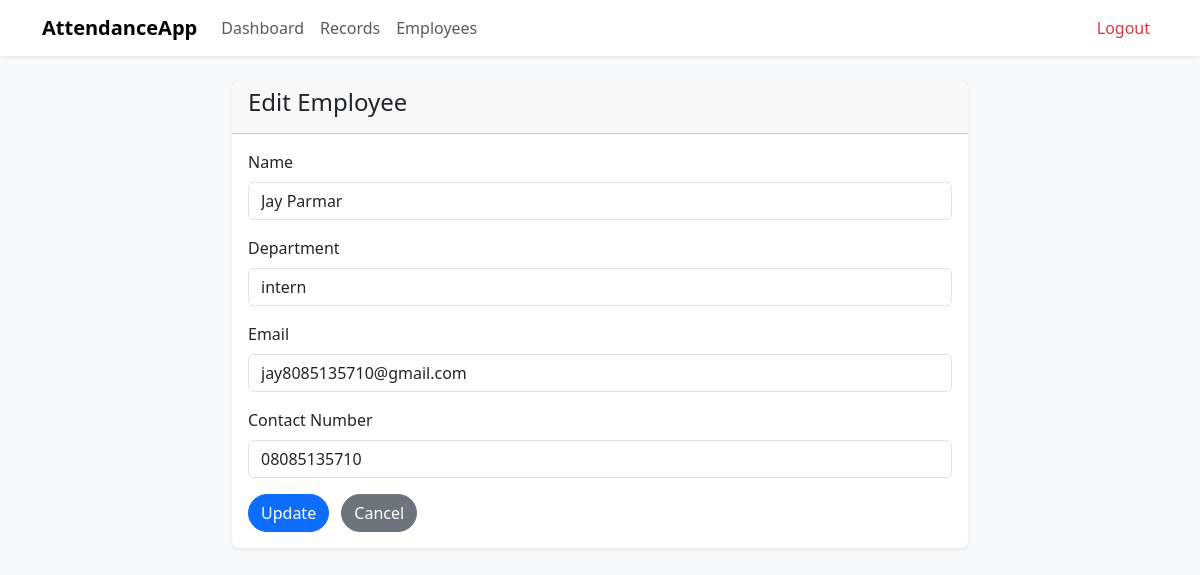
/employee/edit/1 (signed in), run on the app's committed database.
### models.py (models this page shows)
class Employee(db.Model):
    id = db.Column(db.Integer, primary_key=True)
    name = db.Column(db.String(150), nullable=False)
    department = db.Column(db.String(100), nullable=False)
    email = db.Column(db.String(150), nullable=False)
    contact = db.Column(db.String(20), nullable=False)
    face_data_folder = db.Column(db.String(200))

### app.py (the view, shortened to what this page needs)
@app.route("/employee/edit/<int:id>", methods=["GET", "POST"])
@login_required
def edit_employee(id):
    emp = Employee.query.get_or_404(id)
    return render_template("employee_form.html", employee=emp)

### app.py (called while the page is built)
@login_manager.user_loader
def load_user(user_id):
    return db.session.get(Admin, int(user_id))

### templates/employee_form.html
{% extends 'base.html' %}
{% block content %}
<div class="row justify-content-center">
  <div class="col-md-8">
    <div class="card shadow-sm">
      <div class="card-header">
        <h4>{{ 'Edit Employee' if employee else 'Add New Employee' }}</h4>
      </div>
      <div class="card-body">
        <form method="POST">
          <div class="mb-3">
            <label for="name" class="form-label">Name</label>
            <input type="text" class="form-control" id="name" name="name"
                   value="{{ employee.name if employee else '' }}" required>
          </div>
          <div class="mb-3">
            <label for="department" class="form-label">Department</label>
            <input type="text" class="form-control" id="department" name="department"
                   value="{{ employee.department if employee else '' }}" required>
          </div>
          <div class="mb-3">
            <label for="email" class="form-label">Email</label>
            <input type="email" class="form-control" id="email" name="email"
                   value="{{ employee.email if employee else '' }}" required>
          </div>
          <div class="mb-3">
            <label for="contact" class="form-label">Contact Number</label>
            <input type="text" class="form-control" id="contact" name="contact"
                   value="{{ employee.contact if employee else '' }}" required>
          </div>
          <button type="submit" class="btn btn-primary rounded-pill">{{ 'Update' if employee else 'Save' }}</button>
          <a href="{{ url_for('dashboard') }}" class="btn btn-secondary rounded-pill ms-2">Cancel</a>
        </form>
      </div>
    </div>
  </div>
</div>
{% endblock %}

### static/css/styles.css (style rules this page uses)
body { background: #f8f9fa; color: #212529; font-family: 'Segoe UI', Tahoma, Geneva, Verdana, sans-serif; }
.card { border-radius: 0.5rem; border: none; }

### data on the page
Employee: name "Jay Parmar", department "intern", email "jay8085135710@gmail.com", contact "08085135710"

### other printed values
{{ 'Edit Employee' if employee else 'Add New Employee' }} "Edit Employee"
{{ 'Update' if employee else 'Save' }} "Update"
